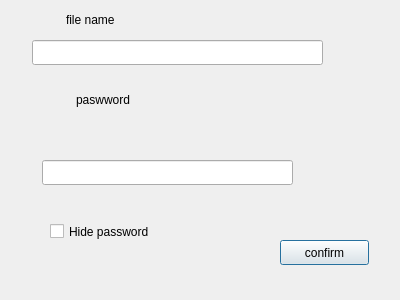
<?xml version="1.0" encoding="UTF-8"?>
<ui version="4.0">
 <class>save_as</class>
 <widget class="QDialog" name="save_as">
  <property name="geometry">
   <rect>
    <x>0</x>
    <y>0</y>
    <width>400</width>
    <height>300</height>
   </rect>
  </property>
  <property name="windowTitle">
   <string>Dialog</string>
  </property>
  <widget class="QPushButton" name="pushButton">
   <property name="geometry">
    <rect>
     <x>280</x>
     <y>240</y>
     <width>89</width>
     <height>25</height>
    </rect>
   </property>
   <property name="text">
    <string>confirm</string>
   </property>
  </widget>
  <widget class="QLineEdit" name="lineEdit">
   <property name="geometry">
    <rect>
     <x>32</x>
     <y>40</y>
     <width>291</width>
     <height>25</height>
    </rect>
   </property>
  </widget>
  <widget class="QLabel" name="label">
   <property name="geometry">
    <rect>
     <x>66</x>
     <y>10</y>
     <width>171</width>
     <height>20</height>
    </rect>
   </property>
   <property name="text">
    <string>file name</string>
   </property>
  </widget>
  <widget class="QLabel" name="label_2">
   <property name="geometry">
    <rect>
     <x>76</x>
     <y>90</y>
     <width>111</width>
     <height>20</height>
    </rect>
   </property>
   <property name="text">
    <string>paswword</string>
   </property>
  </widget>
  <widget class="QLineEdit" name="lineEdit_2">
   <property name="geometry">
    <rect>
     <x>42</x>
     <y>160</y>
     <width>251</width>
     <height>25</height>
    </rect>
   </property>
  </widget>
  <widget class="QCheckBox" name="checkBox">
   <property name="geometry">
    <rect>
     <x>50</x>
     <y>220</y>
     <width>181</width>
     <height>23</height>
    </rect>
   </property>
   <property name="text">
    <string>Hide password</string>
   </property>
  </widget>
 </widget>
 <resources/>
 <connections/>
</ui>
